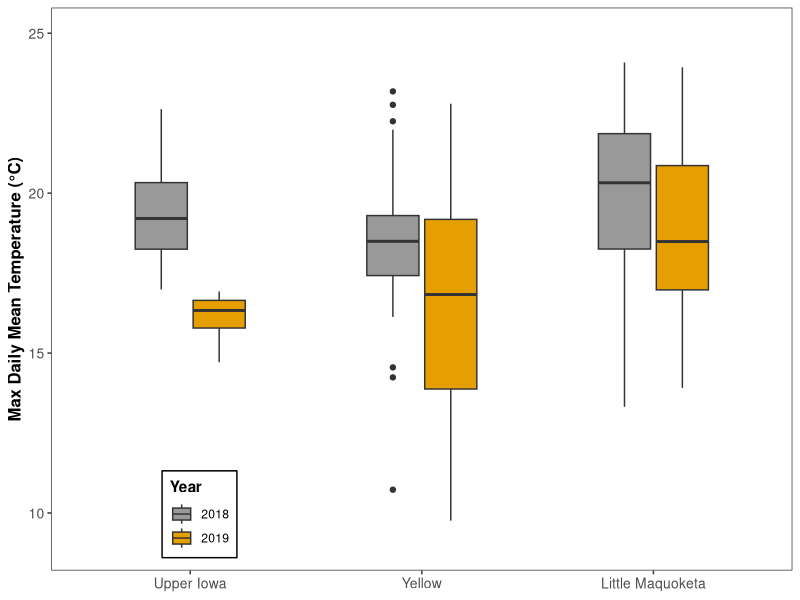
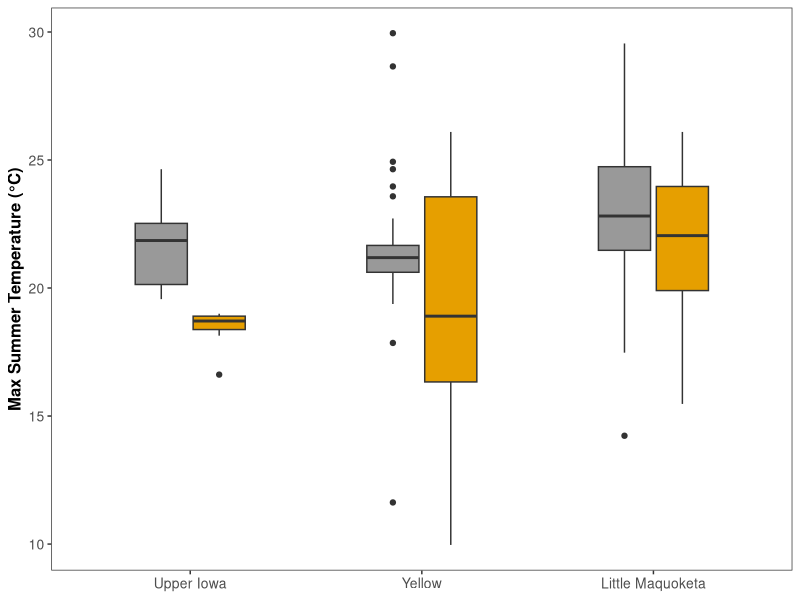
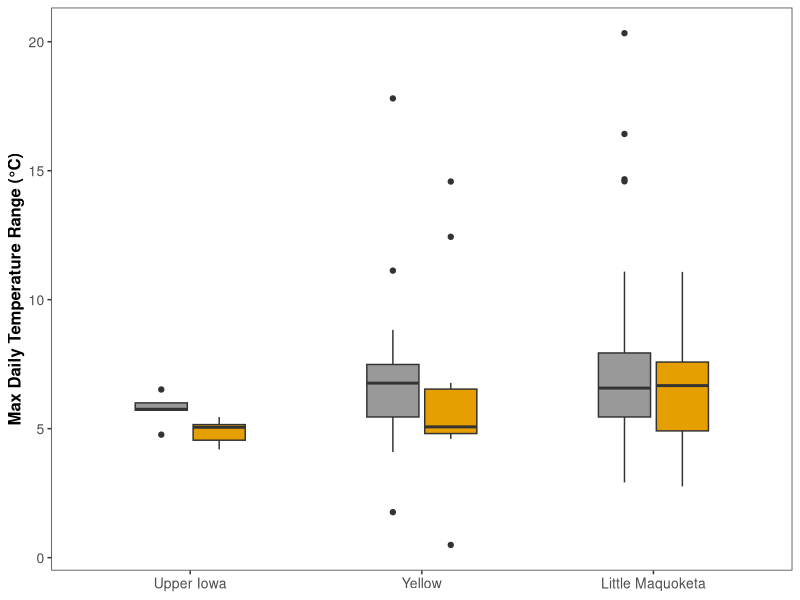
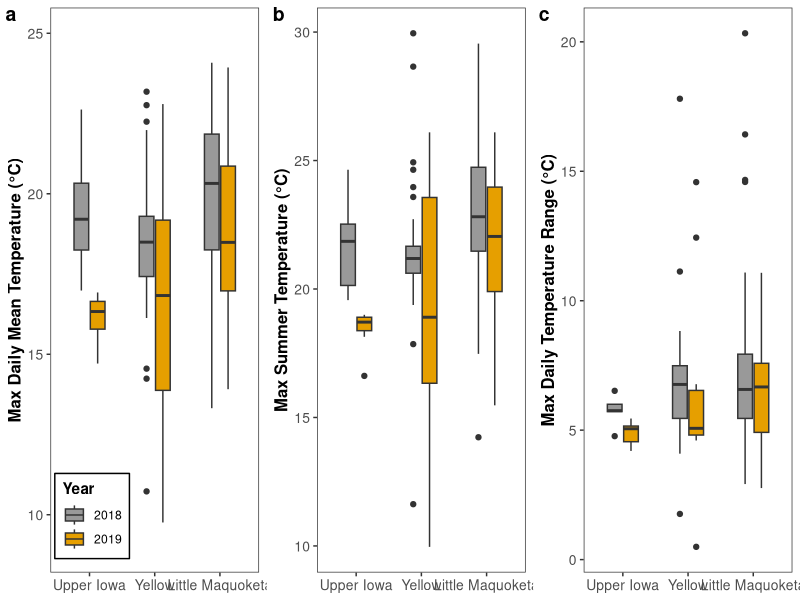

Write R code to recreate these figures, in order.
##Habitat Summaries:
#-------------------

library(tidyverse)
library(skimr)
library(cowplot)

#data
hab <- read.csv("Data/Thesis/Tidy/AllCovariates.csv", header = T)
evrt <- read.csv("Data/Thesis/Tidy/enviro_tidy.csv", header = T)

skim(hab)

ttab <- hab %>%
  select(newID=HUC_Site, HUC8, Year, avgT) %>%
  group_by(Year, HUC8)%>%
  summarise(mT=mean(avgT,na.rm = T), minT=min(avgT,na.rm = T), maxT=max(avgT,na.rm = T), sdT=sd(avgT,na.rm = T))

temp <- hab %>%
  select(newID=HUC_Site, HUC8, Site, Year, RNGT, MEANT, MAXT) %>%
  drop_na()
temp$Year <- as.factor(temp$Year)

#boxplots - MEANT
top <- ggplot(data = temp, aes(x=HUC8, y=MEANT, fill=Year))+
  geom_boxplot(
    width=0.5
  )+
  theme_bw()+
  labs(x=NULL, y="Max Daily Mean Temperature (°C)")+
  theme(axis.title = element_text(face = "bold", size = 12))+
  theme(panel.grid = element_blank())+
  theme(legend.position = c(0.2,0.1))+
  theme(legend.title = element_text(face = "bold"))+
  theme(legend.background = element_rect(color = "black"))+
  scale_y_continuous(limits = c(9,25),
                     breaks = c(10,15,20,25),
                     labels = c("10","15","20","25"))+
  scale_x_discrete(labels=c("Upper Iowa", "Yellow", "Little Maquoketa"))+
  theme(axis.text = element_text(size = 10))+
  scale_fill_manual(values = c("#999999", "#E69F00"))
top

#boxplots - MAXT
mid <- ggplot(data = temp, aes(x=HUC8, y=MAXT, fill=Year))+
  geom_boxplot(
    width=0.5
  )+
  theme_bw()+
  labs(x=NULL, y="Max Summer Temperature (°C)")+
  theme(axis.title = element_text(face = "bold", size = 12))+
  theme(panel.grid = element_blank())+
  theme(legend.position = "none")+
  theme(legend.title = element_text(face = "bold"))+
  #scale_y_continuous(limits = c(9,25),
   #                  breaks = c(10,15,20,25),
    #                 labels = c("10","15","20","25"))+
  scale_x_discrete(labels=c("Upper Iowa", "Yellow", "Little Maquoketa"))+
  theme(axis.text = element_text(size = 10))+
  scale_fill_manual(values = c("#999999", "#E69F00"))
mid

#boxplots - RNGT
bot <- ggplot(data = temp, aes(x=HUC8, y=RNGT, fill=Year))+
  geom_boxplot(
    width=0.5
  )+
  theme_bw()+
  labs(x=NULL, y="Max Daily Temperature Range (°C)")+
  theme(axis.title = element_text(face = "bold", size = 12))+
  theme(panel.grid = element_blank())+
  theme(legend.position = "none")+
  theme(legend.title = element_text(face = "bold"))+
  #scale_y_continuous(limits = c(9,25),
   #                  breaks = c(10,15,20,25),
    #                 labels = c("10","15","20","25"))+
  scale_x_discrete(labels=c("Upper Iowa", "Yellow", "Little Maquoketa"))+
  theme(axis.text = element_text(size = 10))+
  scale_fill_manual(values = c("#999999", "#E69F00"))
bot


t.p <- plot_grid(top,mid,bot,
          ncol=3, labels=c("a","b","c"))
ggsave("Temp_boxplots.png", plot = t.p, dpi = 600)

#create common x axis label
#library(gridExtra)
#library(grid)
#x.grob <- textGrob("Watershed (HUC8)", 
                   #gp=gpar(col="black", fontsize=12, fontface="bold"))
#add to plot
#t.p2 <- grid.arrange(arrangeGrob(t.p, bottom = x.grob))
#t.p2

#ggsave("Figure_4_boxplots.png", plot = bf2, dpi = 600)



#-------------------
##Fish Summaries:
#-------------------
fish <- read_csv("Data/Thesis/Tidy/tidyfish1.csv", col_names = T)

#remove fishless sites
fish[13,] #UPI_29
fish[54,] #YEL_33
fish[46,3] <- "201"
fish[47,3] <- "202"

fish2 <- fish %>%
  filter(uid != 13 & uid != 54)
fish2[115,3] <- "97b"
##exploration of SGCN
#Species of Greatest Conservation Need: BKT, SRD, LND, Cottus, ABL
names(fish2)
sgcn <- fish2 %>%
  select(uid, HUC8, site, BKT, SRD, LND, Cottus, ABL, MSM, SMM, CMM)%>%
  mutate(SGCN_pres = ifelse(BKT+SRD+LND+Cottus+ABL+MSM+SMM+CMM>0,1,0), SGCN_rich = (BKT + SRD + LND + Cottus + ABL+MSM+SMM+CMM))%>%
  select(HUC8, site, SGCN_pres, SGCN_rich) %>%
  unite("newID", c(HUC8,site), sep = "_", remove = F)

yr <- hab %>%
  select(newID=HUC_Site, Year, Easting, Northing)
yr[99,3]=574087
yr[99,4]=4805365
yr$Year <- as.factor(yr$Year)
names(yr)

part1 <- left_join(sgcn,yr, by="newID")
#---------------------------------------
sgcn_summary <- sgcn %>%
  group_by(HUC8)%>%
  summarise(SGCN_sites = sum(SGCN_pres))


#make a "Trout Status" variable for the fill argument
trout2 <- fish2 %>%
  mutate(Trout_Status = ifelse(BKT+BRT>1,3,ifelse(BKT-BRT>0,2,ifelse(BKT-BRT<0,1,0)))) %>%
  select(HUC8, site, BKT, BRT, Trout_Status) %>%
  unite("newID", c(HUC8,site), sep = "_", remove = T)

trout2$Trout_Status <- as.factor(trout2$Trout_Status)

skim(trout2)

both_parts <- left_join(part1, trout2)

write.csv(both_parts, "Data/Thesis/Tidy/data_for_USFWS_report.csv", row.names = F)



#------------------
trout <- fish2 %>%
  select(uid, HUC8, site, BKT, BKT_ab, BRT, BRT_ab, RBT, RBT_ab, TGT, TGT_ab)%>%
  mutate(BKT_BRT = ifelse(BKT+BRT>1,1,0), BKT_RBT = ifelse(BKT+RBT>1,1,0), BRT_RBT = ifelse(BRT+RBT>1,1,0),
         BK_BR_RB = ifelse(BKT+BRT+RBT>2,1,0))

tws <- trout %>%
  group_by(HUC8) %>%
  summarise(BK_total = sum(BKT_ab), BR_total = sum(BRT_ab), RB_total = sum(RBT_ab), 
            BkBr_Coex = sum(BKT_BRT), BkRb_Coex = sum(BKT_RBT), BrRb_Coex = sum(BRT_RBT),
            All_coex = sum(BK_BR_RB), PCT_BKT = (sum(BKT_ab)/(sum(BRT_ab+RBT_ab))*100))
ts <- trout %>%
  summarise(BK_total = sum(BKT_ab), BR_total = sum(BRT_ab), RB_total = sum(RBT_ab), 
            BkBr_Coex = sum(BKT_BRT), BkRb_Coex = sum(BKT_RBT), BrRb_Coex = sum(BRT_RBT),
            All_coex = sum(BK_BR_RB), PCT_BKT = (sum(BKT_ab)/(sum(BRT_ab+RBT_ab))*100))



####################################################################

## Make csv for mapping spatial distribution of Trout (BKT and BRT)

###################################################################


